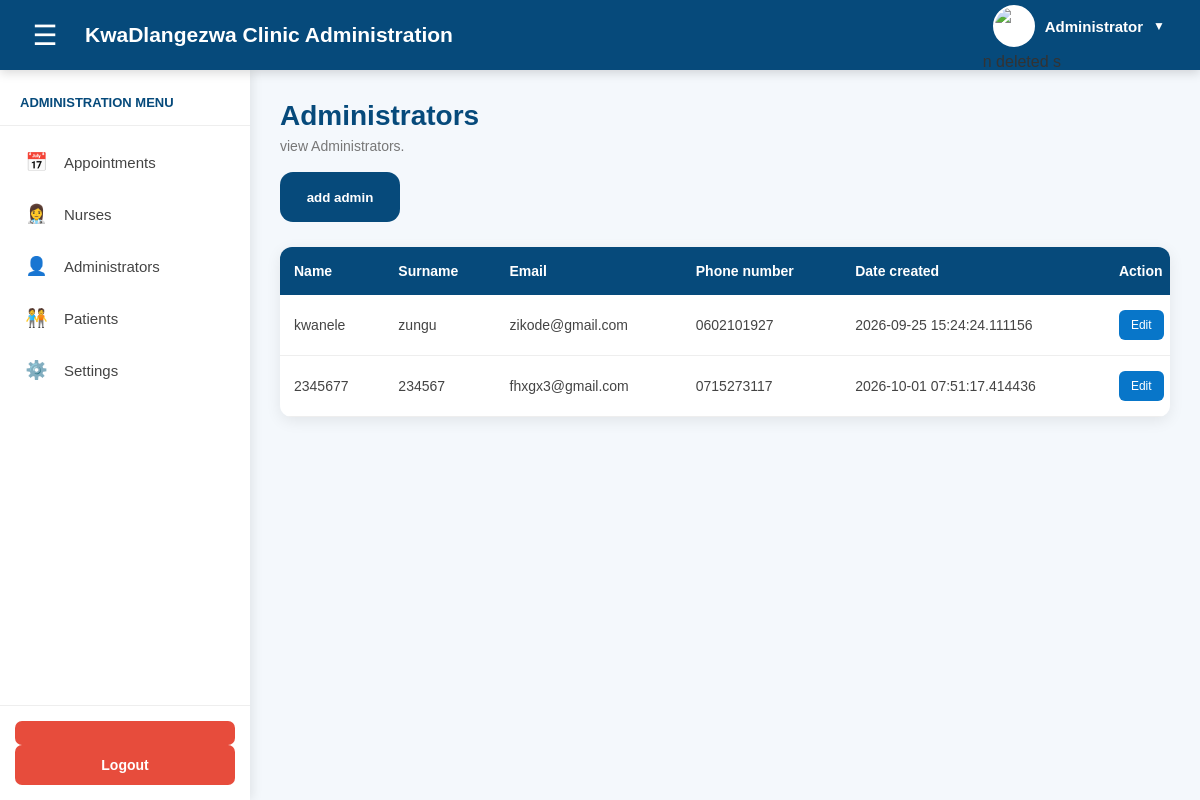
The app's page /Admin (signed in) with its own data.
### model.py (models this page shows)
class Admin(db.Model):
    id = db.Column(db.Integer, primary_key=True)
    name = db.Column(db.String(100), nullable=False)
    surname = db.Column(db.String(100), nullable=False)
    email = db.Column(db.String(100), nullable=False, unique=True)
    password = db.Column(db.String(100), nullable=False)
    phone_no = db.Column(db.String(100), nullable=False)
    role = db.Column(db.String(100), default="admin")
    date_created = db.Column(
        db.DateTime,
        default=datetime.utcnow
    )

### main.py (the view)
@app.route("/Admin")
def Admins():
    if "user_id" not in session:
        return redirect(url_for("signin"))
    administrators = Admin.query.all()
    return render_template(
        "administrators.html",
        administrators=administrators
    )

### templates/administrators.html (shortened to what this page needs)
{% extends "logged_base.html" %}
{% block body %}
<div class="appointments_page">
    <div class="appointments_header">
        <div>
            <h2>
                Administrators
            </h2>
            <p>
                view Administrators.
            </p>
            <br>
                <button class="book" onclick="window.location.href='{{url_for('addAdmin')}}'">
                    add admin
                </button>
        </div>
    </div>
    <div class="table_container">
        <table class="Appointments_table">
            <thead>
                <tr>
                    <th>Name</th>
                    <th>Surname</th>
                    <th>Email</th>
                    <th>Phone number</th>
                    <th>Date created</th>
                    <th>Action</th>
                </tr>
            </thead>
            <tbody>
                {% for admin in administrators %}
                <tr>
                    <td>
                        {{ admin.name }}
                    </td>
                    <td>
                        {{ admin.surname }}
                    </td>
                    <td>
                        {{ admin.email }}
                    </td>
                    <td>
                        {{ admin.phone_no }}
                    </td>
                    <td>
                        {{ admin.date_created }}
                    </td>
                    <td>
                        <div class="action-buttons">
                            <a
                                href="{{url_for('editAdmin', admin_id = admin.id)}}"
                                class="edit_btn">
                                Edit
                            </a>
                        </div>
                    </td>
                </tr>
                {% endfor %}
            </tbody>
        </table>
    </div>
</div>
{% endblock %}

### templates/logged_base.html (style rules this page uses)
* { margin: 0; padding: 0; box-sizing: border-box; }
body { font-family: Arial, Helvetica, sans-serif; background-color: #f4f8fc; color: #333; }

### templates/administrators.html (style rules this page uses)
.appointments_page { width: 100%; }
.appointments_header { display: flex; justify-content: space-between; align-items: center; margin-bottom: 25px; }
.appointments_header h2 { color: #064a7b; font-size: 28px; margin: 0; }
.appointments_header p { color: #777; margin-top: 6px; font-size: 14px; }
.table_container { background: white; border-radius: 12px; box-shadow: 0 4px 15px rgba(0, 0, 0, 0.08); overflow-x: auto; width: 100%; }
.Appointments_table { width: 100%; border-collapse: collapse; min-width: 1000px; }
.Appointments_table thead { background-color: #064a7b; color: white; }
.Appointments_table th { padding: 16px 14px; text-align: left; font-size: 14px; font-weight: 600; white-space: nowrap; }
.Appointments_table td { padding: 15px 14px; border-bottom: 1px solid #eeeeee; font-size: 14px; color: #444; vertical-align: middle; }
.action-buttons { display: flex; align-items: center; gap: 7px; }
.action-buttons a, .action-buttons button { border: none; padding: 8px 12px; border-radius: 6px; font-size: 12px; text-decoration: none; cursor: pointer; font-family: Arial, Helvetica, sans-serif; transition: 0.2s; }
.edit_btn { background-color: #0876c9; color: white; }
.book { height: 50px; width: 120px; background-color: #064a7b; text-decoration: none; cursor: pointer; font-family: Arial, Helvetica, sans-serif; transition: 0.2s; color: white; border: none; border-radius: 13px; font-weight: bold; }

### records on screen
Admin: name "kwanele", surname "zungu", email "zikode@gmail.com", phone_no "0602101927", date_created "2026-09-25 15:24:24.111156"
Admin: name "2345677", surname "234567", email "fhxgx3@gmail.com", phone_no "0715273117", date_created "2026-10-01 07:51:17.414436"
